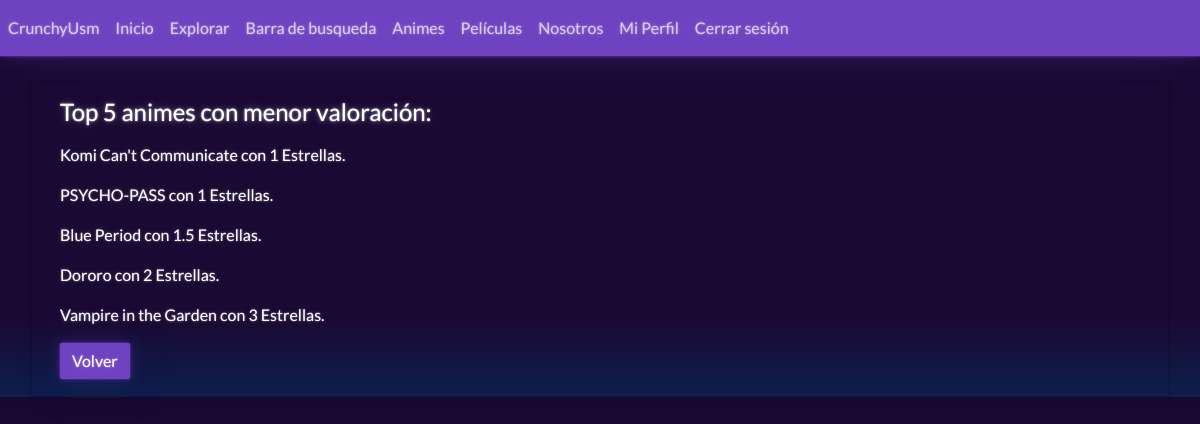
/PHP/Bottom_5A.php, run on the app's committed database.
### tables this page shows
CREATE TABLE `animes` (
  `Id_anime` int(11) NOT NULL,
  `Nombre` varchar(50) DEFAULT NULL,
  `Capitulos` int(11) DEFAULT NULL,
  `Descripcion` varchar(500) DEFAULT NULL,
  `Imagen` varchar(1000) NOT NULL,
  `puntuacion` float NOT NULL DEFAULT 0,
  `aux` int(100) NOT NULL DEFAULT 0
);

### PHP/Bottom_5A.php (the view)
<?php
include("Template/header.php");
include("Admin/Config/BD.php");
$Query_anime = $conexion->prepare("SELECT Nombre, puntuacion FROM animes ORDER BY puntuacion ASC LIMIT 5;");
$Query_anime-> execute();
$listaAnimes = $Query_anime->fetchAll(PDO::FETCH_ASSOC);
?>
<div class="card text-left">
  <div class="card-body">
    <h4 class="card-title">Top 5 animes con menor valoración:</h4><p></p>
    <?php foreach($listaAnimes as $anime){ ?>
    <p class="card-text"><?php echo $anime["Nombre"];?> con <?php echo $anime["puntuacion"];?> Estrellas.</p>
    <?php } ?>
<a name="" id="" class="btn btn-primary" href="Explorar.php" role="button">Volver</a>

### data on the page
animes: Nombre "Komi Can't Communicate", puntuacion "1"
animes: Nombre "PSYCHO-PASS", puntuacion "1"
animes: Nombre "Blue Period", puntuacion "1.5"
animes: Nombre "Dororo", puntuacion "2"
animes: Nombre "Vampire in the Garden", puntuacion "3"
